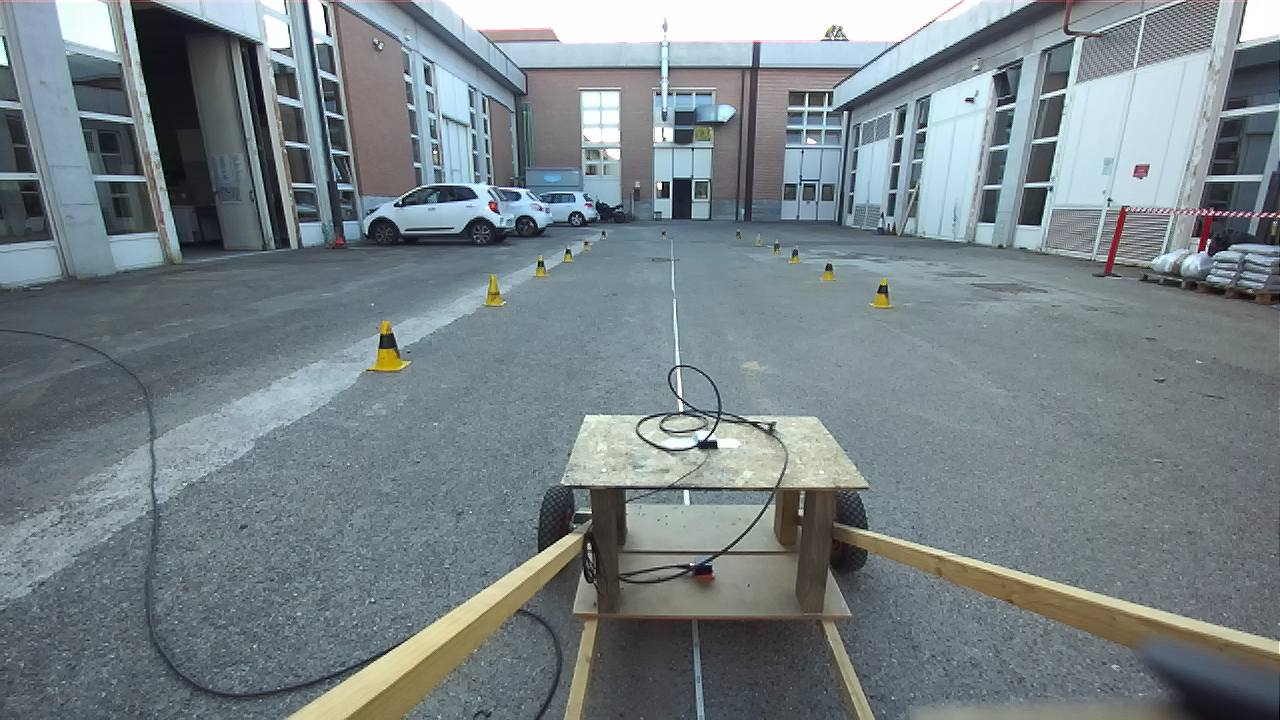
#> input picture code/PoC/image3.png, 1280 x 720 px
$ python proof_of_concept_base_and_tip.py
#> lines starting #> are read from the running program, lines starting #| are printed output that depends on the picture
import cv2
import numpy as np
import matplotlib.pyplot as plt
from matplotlib.ticker import MultipleLocator
from matplotlib.patches import Polygon

ACCOUNT_FOR_DISTORTION = True

# [55 lines left out: functions click_event, backproject_pixel_to_ground_with_distortion, backproject_pixel_to_ground, not called in this run]

def main():
    # Cone height
    cone_height = 0.30

    # Calibration
    intrinsics = np.array([
        [530.487, 0.0, 648.425],
        [0.0, 530.603, 365.797],
        [0.0,     0.0,     1.0]
    ])

    h = 1.0

    translation = np.array([0.0, 0.0, h])

    rotation = np.array([
        [0,  0, 1],
        [-1, 0, 0],
        [0, -1, 0]
    ])

    distortion = np.array([-0.07456768657066797, 0.058448908740040065, -0.0005864815992339291, -9.326095667942688e-05, -0.02495779671549341 ])

    theta_deg = -17.0

    theta_rad = np.deg2rad(theta_deg)

    R_x = np.array([
        [1, 0, 0],
        [0, np.cos(theta_rad), -np.sin(theta_rad)],
        [0, np.sin(theta_rad),  np.cos(theta_rad)]
    ])

    rotation = rotation @ R_x

    # State for mouse callback
    state = {
        'clicked_points': [],
        'crosshair_color': (255, 255, 255),
        'marker_color': (0, 165, 255),
        'font': cv2.FONT_HERSHEY_SIMPLEX,
        'img_display': None,
        'overlay': None,
        'mouse_pos': (0, 0)
    }

    img = cv2.imread('image3.png')
#> img is the input picture: shape (720, 1280, 3); mean B, G, R 134.6, 130.5, 119.4
    state['img_display'] = img.copy()
    state['overlay'] = img.copy()

    cv2.namedWindow("Select Cones")
    cv2.setMouseCallback("Select Cones", click_event, param=state)

    while True:
        cv2.imshow("Select Cones", state['overlay'])
        key = cv2.waitKey(1) & 0xFF
#> (key q is pressed here)
        if key == ord('q'):
            break

    cv2.destroyAllWindows()

    # Backproject to 3D world
    # I assume the even clicked points are the bases and the odd the respective tips
    real_world_points_base = np.empty((0, 3))
    real_world_points_tips = np.empty((0, 3))

    j = 1
    for i, (u, v) in enumerate(state['clicked_points']):
        if i % 2 == 0:
            z = 0.0 # base ground level
            if ACCOUNT_FOR_DISTORTION:
                X_world = backproject_pixel_to_ground_with_distortion(u, v, K=intrinsics, D=distortion, R=rotation, t=translation, Z=z)
            else:
                X_world = backproject_pixel_to_ground(u, v, K=intrinsics, R=rotation, t=translation, Z=z)
            X_world = X_world.reshape(-1)
            real_world_points_base = np.vstack([real_world_points_base, X_world])
            formatted = ", ".join(f"{x:.2f}" for x in X_world)
            print(f"{i+1:02d}. Pixel ({u}, {v}) -> World: Cone_base_{j} = ({formatted})")

        else:
            z = cone_height
            if ACCOUNT_FOR_DISTORTION:
                X_world = backproject_pixel_to_ground_with_distortion(u, v, K=intrinsics, D=distortion, R=rotation, t=translation, Z=z)
            else:
                X_world = backproject_pixel_to_ground(u, v, K=intrinsics, R=rotation, t=translation, Z=z)
            X_world = X_world.reshape(-1)
            real_world_points_tips = np.vstack([real_world_points_tips, X_world])
            formatted = ", ".join(f"{x:.2f}" for x in X_world)
            print(f"{i+1:02d}. Pixel ({u}, {v}) -> World: Cone_tip_{j} = ({formatted})")
            j += 1
#> this loop made 0 passes
#> after the loop, j = 1

    X_base = real_world_points_base[:, 0]
    Y_base = real_world_points_base[:, 1]

    X_tip = real_world_points_tips[:, 0]
    Y_tip = real_world_points_tips[:, 1]

    X = (X_base + X_tip) / 2
    Y = (Y_base + Y_tip) / 2

    # Visualization
    plt.figure(figsize=(10, 6))
    ax = plt.gca()
    cone_height = 0.6
    cone_width = 0.25
    for i, (x, y) in enumerate(zip(X, Y)):
        base_left  = (y - cone_width/2, x)
        base_right = (y + cone_width/2, x)
        # tip set back by cone_height:
        tip        = (y,            x + cone_height)

        triangle = np.array([base_left, base_right, tip])
        cone_patch = Polygon(triangle, closed=True, facecolor='blue', edgecolor='black', zorder=3)
        ax.add_patch(cone_patch)
        plt.text(
            y + cone_width / 2 - 0.30,
            x,
            str(i + 1),
            fontsize=12,
            fontweight='bold',
            color='black',
            verticalalignment='bottom',
            zorder=5
        )
    plt.axvline(0, color='black', linestyle='--', linewidth=1)
    plt.axhline(0, color='black', linestyle='--', linewidth=1)
    plt.title('Cone Positions in Vehicle Frame', fontsize=16, fontweight='bold')
    plt.xlabel('Lateral Position Y (m)', fontsize=14)
    plt.ylabel('Forward Position X (m)', fontsize=14)
    plt.grid(True, which='both', linestyle='--', linewidth=0.5)
    plt.minorticks_on()
    plt.tick_params(axis='both', which='major', labelsize=12)
    plt.gca().xaxis.set_major_locator(MultipleLocator(2.0))
    plt.gca().yaxis.set_major_locator(MultipleLocator(2.0))
    plt.axis('equal')
    plt.gca().invert_xaxis()
    plt.tight_layout()
    plt.show()
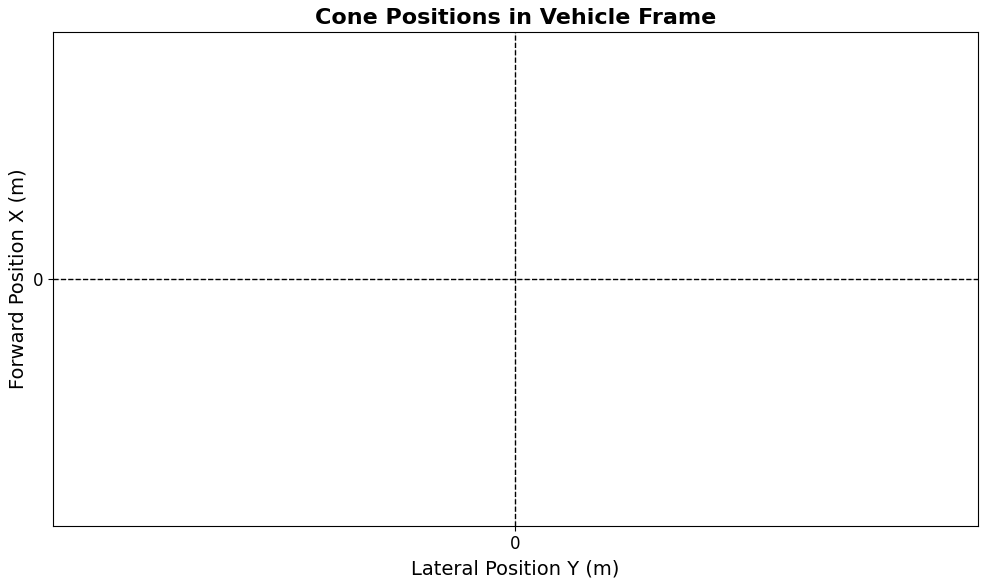
#> figure drawn by matplotlib, 1 panel

if __name__ == "__main__":
    main()
